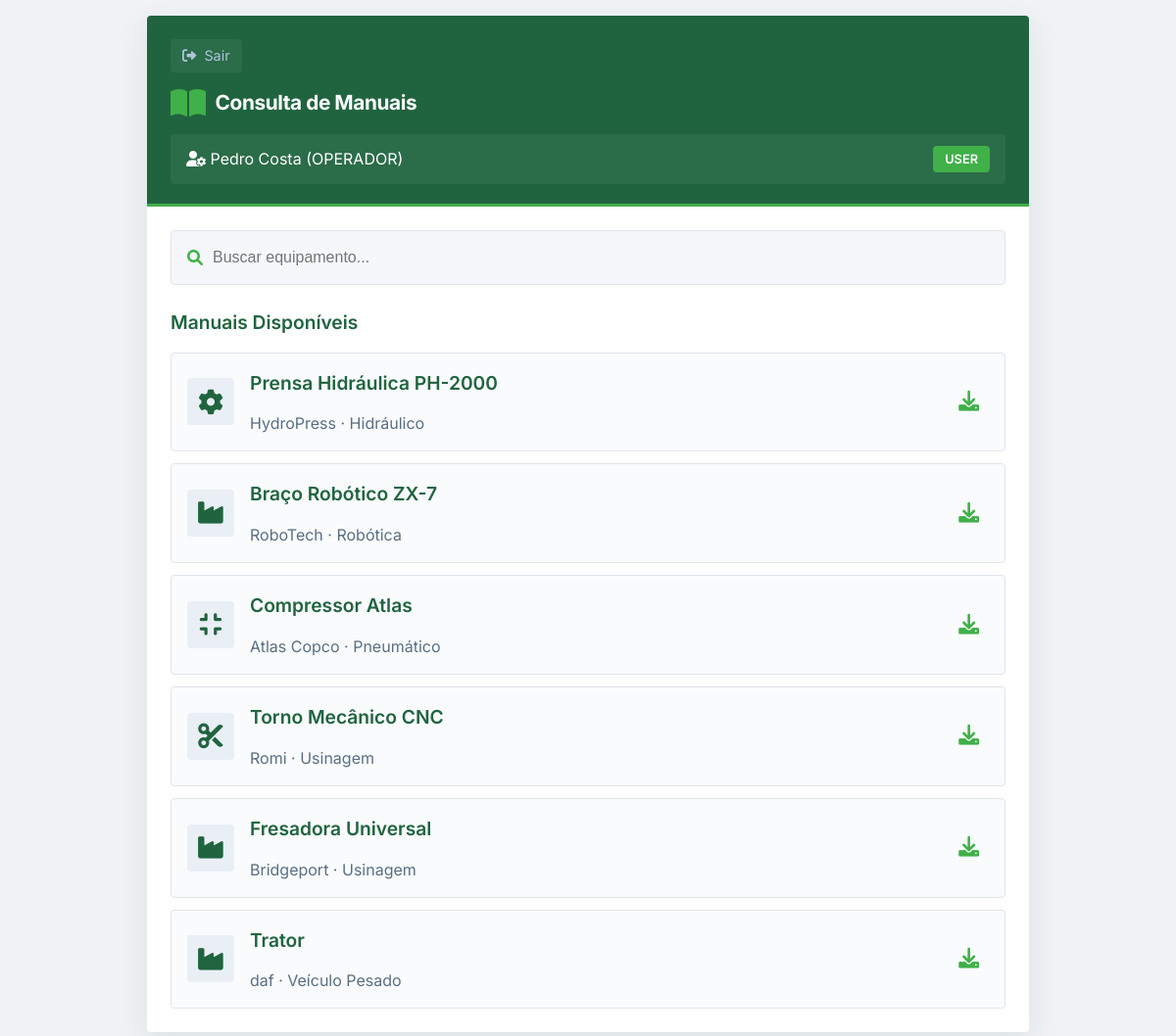
The page /modulo/leitura/template (signed in) on the database its author committed.
### app.py (models this page shows, shortened)
class Usuario(db.Model):
    __tablename__ = 'usuarios'
    id = db.Column(db.Integer, primary_key=True)
    nome = db.Column(db.String(100), nullable=False)
    login = db.Column(db.String(50), unique=True, nullable=False)
    senha = db.Column(db.String(100), nullable=False)
    perfil = db.Column(db.String(20), nullable=False)  # 'manutentor', 'pcm', 'operador'
    modulo_acesso = db.Column(db.String(50))  # 'leitura', 'checklist', 'corretivas', 'todos'

class Equipamento(db.Model):
    __tablename__ = 'equipamentos'
    id = db.Column(db.Integer, primary_key=True)
    nome = db.Column(db.String(100), nullable=False)
    modelo = db.Column(db.String(50))
    fabricante = db.Column(db.String(100))
    tipo = db.Column(db.String(50))
    manual_pdf = db.Column(db.String(200))
    data_cadastro = db.Column(db.DateTime, default=datetime.utcnow)

### app.py (the view)
@app.route('/modulo/leitura/template')
@login_required
def template_leitura():
    usuario = Usuario.query.get(session['usuario_id'])
    equipamentos = Equipamento.query.all()
    return render_template('modulo_leitura.html', usuario=usuario, equipamentos=equipamentos)

### app.py (called while the page is built)
def login_required(f):
    @wraps(f)
    def decorated_function(*args, **kwargs):
        if 'usuario_id' not in session:
            return redirect(url_for('index'))
        return f(*args, **kwargs)
    return decorated_function

### templates/modulo_leitura.html (shortened to what this page needs)
<!DOCTYPE html>
<html lang="pt-BR">
<head>
    <link rel="stylesheet" href="https://cdnjs.cloudflare.com/ajax/libs/font-awesome/6.0.0-beta3/css/all.min.css">
    <link rel="stylesheet" href="{{ url_for('static', filename='css/modulo_leitura.css') }}">
</head>
<body>
<div class="app-container">
    <div class="screen">
        <div class="header-aguia">
            <div class="back-button" onclick="window.location.href='/'">
                <i class="fas fa-sign-out-alt"></i> Sair
            </div>
            <div class="header-logo" style="font-size:1.3rem;">
                <i class="fas fa-book-open"></i> Consulta de Manuais
            </div>
            <div class="user-info">
                <span><i class="fas fa-user-cog"></i> {{ usuario.nome }} ({{ usuario.perfil|upper }})</span>
                <span class="badge">{% if usuario.perfil == 'pcm' %}ADM{% else %}USER{% endif %}</span>
            </div>
        </div>
        <div class="content-padded">
            <div class="search-box">
                <i class="fas fa-search"></i>
                <input type="text" placeholder="Buscar equipamento..." id="searchInput" onkeyup="filtrarEquipamentos()">
            </div>
            <h3>Manuais Disponíveis</h3>
            <div class="card-list" id="equipamentosList">
                {% for equipamento in equipamentos %}
                <div class="card-item equipamento-item" data-nome="{{ equipamento.nome|lower }} {{ equipamento.modelo|lower }} {{ equipamento.fabricante|lower }}">
                    <div class="card-icon">
                        {% if 'prensa' in equipamento.nome|lower %}
                        <i class="fas fa-cog"></i>
                        {% elif 'robô' in equipamento.nome|lower or 'robot' in equipamento.nome|lower %}
                        <i class="fas fa-robot"></i>
                        {% elif 'compressor' in equipamento.nome|lower %}
                        <i class="fas fa-compress"></i>
                        {% elif 'torno' in equipamento.nome|lower %}
                        <i class="fas fa-cut"></i>
                        {% else %}
                        <i class="fas fa-industry"></i>
                        {% endif %}
                    </div>
                    <div>
                        <h3>{{ equipamento.nome }}</h3>
                        <p style="color:#5a6f84;">{{ equipamento.fabricante }} · {{ equipamento.tipo }}</p>
                    </div>
                    <i class="fas fa-download download-btn" onclick="baixarManual({{ equipamento.id }})" title="Baixar manual"></i>
                </div>
                {% endfor %}
            </div>
        </div>
    </div>
</div>
</body>
</html>

### static/css/modulo_leitura.css (style rules this page uses)
* { margin: 0; padding: 0; box-sizing: border-box; }
body { font-family: 'Inter', sans-serif; background: #f0f2f5; color: #1a2a3a; line-height: 1.5; min-height: 100vh; padding: 16px; }
.app-container { max-width: 900px; width: 100%; margin: 0 auto; }
.screen { background: white; border-radius: 4px; box-shadow: 0 10px 30px rgba(32, 100, 63, 0.1); overflow: hidden; }
.header-aguia { background: #20643f; color: white; padding: 24px 24px 20px 24px; border-bottom: 3px solid #40b049; }
.header-logo { display: flex; align-items: center; gap: 10px; font-weight: 700; font-size: 1.5rem; letter-spacing: -0.02em; margin-bottom: 4px; }
.header-logo i { font-size: 2rem; color: #40b049; }
.back-button { display: inline-flex; align-items: center; gap: 8px; color: #b0c4de; font-size: 0.9rem; margin-bottom: 15px; cursor: pointer; padding: 6px 12px; background: rgba(255,255,255,0.05); border-radius: 4px; width: fit-content; transition: 0.2s; }
.user-info { background: rgba(255,255,255,0.05); padding: 12px 16px; border-radius: 4px; margin-top: 16px; display: flex; align-items: center; justify-content: space-between; }
.badge { background: #40b049; color: white; padding: 4px 12px; border-radius: 4px; font-weight: 600; font-size: 0.8rem; }
.content-padded { padding: 24px; }
h3 { font-size: 1.2rem; font-weight: 600; color: #20643f; margin-bottom: 15px; }
.search-box { background: #f5f7fa; border-radius: 4px; padding: 4px 16px; display: flex; align-items: center; margin-bottom: 24px; border: 1px solid #e0e5ec; }
.search-box i { color: #40b049; }
.search-box input { border: none; background: transparent; padding: 14px 10px; width: 100%; font-size: 1rem; }
.card-list { display: flex; flex-direction: column; gap: 12px; margin-top: 16px; }
.card-item { background: #f9fbfd; border: 1px solid #e0e5ec; border-radius: 4px; padding: 16px; display: flex; align-items: center; gap: 16px; }
.card-icon { width: 48px; height: 48px; background: #e9eff5; border-radius: 4px; display: flex; align-items: center; justify-content: center; color: #20643f; font-size: 1.6rem; }
.download-btn { margin-left: auto; color: #40b049; font-size: 1.3rem; cursor: pointer; padding: 10px; }

### rows shown on the page
Usuario: nome "Pedro Costa", perfil "OPERADOR"
Equipamento: nome "Prensa Hidráulica PH-2000", fabricante "HydroPress", tipo "Hidráulico"
Equipamento: nome "Braço Robótico ZX-7", fabricante "RoboTech", tipo "Robótica"
Equipamento: nome "Compressor Atlas", fabricante "Atlas Copco", tipo "Pneumático"
Equipamento: nome "Torno Mecânico CNC", fabricante "Romi", tipo "Usinagem"
Equipamento: nome "Fresadora Universal", fabricante "Bridgeport", tipo "Usinagem"
Equipamento: nome "Trator", fabricante "daf", tipo "Veículo Pesado"
